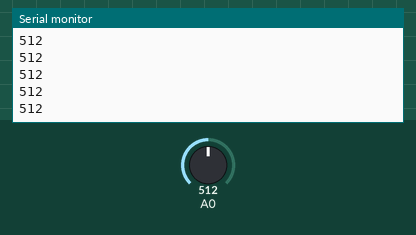
Simulated run of this sketch. Board: Arduino Uno, built with avr-gcc and run on an emulated ATmega328P. On the bench: the last lines printed to the serial monitor. Inputs (shaded band) come from the test bench; at power-on: A0 = 512.

Above: at 1.2 s.
1.3 s: A0 set to 716
At 2.1 s:
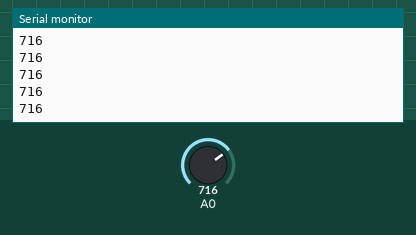
2.8 s: A0 set to 900
At 3.7 s:
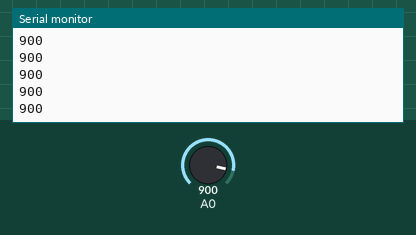
Timing chart, 0 to 5.8 s (numbered marks = the images above; inputs shaded):
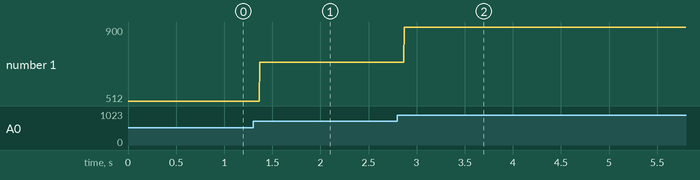

Measured:
- after the input at 1.3 s, the serial monitor: prints a new line after 0.07 s (image 1)
- after the input at 2.8 s, the serial monitor: prints a new line after 0.07 s (image 2)
- plotted number 1: 512 → 716 after the input at 1.3 s, 716 → 900 after the input at 2.8 s

The sketch:

ADC_Test.ino
```cpp
#include <dummy.h>

void setup()
{
  Serial.begin(9600);
}

void loop()
{
  // put your main code here, to run repeatedly:
  int sensorValue = analogRead(A0);
  // print out the value you read:
  Serial.println(sensorValue);
  delay(1);  // delay in between reads for stability
}
```
